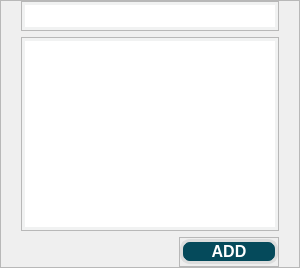
               <widget class="QFrame" name="frame_26">
                <property name="minimumSize">
                 <size>
                  <width>0</width>
                  <height>0</height>
                 </size>
                </property>
                <property name="frameShape">
                 <enum>QFrame::StyledPanel</enum>
                </property>
                <property name="frameShadow">
                 <enum>QFrame::Raised</enum>
                </property>
                <layout class="QVBoxLayout" name="verticalLayout_17">
                 <property name="leftMargin">
                  <number>20</number>
                 </property>
                 <property name="topMargin">
                  <number>0</number>
                 </property>
                 <property name="rightMargin">
                  <number>20</number>
                 </property>
                 <property name="bottomMargin">
                  <number>0</number>
                 </property>
                 <item>
                  <widget class="QFrame" name="frame_34">
                   <property name="minimumSize">
                    <size>
                     <width>100</width>
                     <height>30</height>
                    </size>
                   </property>
                   <property name="frameShape">
                    <enum>QFrame::StyledPanel</enum>
                   </property>
                   <property name="frameShadow">
                    <enum>QFrame::Raised</enum>
                   </property>
                   <layout class="QGridLayout" name="gridLayout_22">
                    <property name="leftMargin">
                     <number>0</number>
                    </property>
                    <property name="topMargin">
                     <number>0</number>
                    </property>
                    <property name="rightMargin">
                     <number>0</number>
                    </property>
                    <property name="bottomMargin">
                     <number>0</number>
                    </property>
                    <property name="spacing">
                     <number>0</number>
                    </property>
                    <item row="0" column="0">
                     <widget class="QLineEdit" name="lineEdit">
                      <property name="sizePolicy">
                       <sizepolicy hsizetype="Expanding" vsizetype="Preferred">
                        <horstretch>0</horstretch>
                        <verstretch>0</verstretch>
                       </sizepolicy>
                      </property>
                      <property name="font">
                       <font>
                        <family>Arial</family>
                        <pointsize>12</pointsize>
                       </font>
                      </property>
                      <property name="styleSheet">
                       <string notr="true">*{
border: 3px solid #F1F2F2;
background-color: rgb(255, 255, 255);
}</string>
                      </property>
                     </widget>
                    </item>
                   </layout>
                  </widget>
                 </item>
                 <item>
                  <widget class="QFrame" name="frame_33">
                   <property name="sizePolicy">
                    <sizepolicy hsizetype="Preferred" vsizetype="Expanding">
                     <horstretch>0</horstretch>
                     <verstretch>0</verstretch>
                    </sizepolicy>
                   </property>
                   <property name="frameShape">
                    <enum>QFrame::StyledPanel</enum>
                   </property>
                   <property name="frameShadow">
                    <enum>QFrame::Raised</enum>
                   </property>
                   <layout class="QGridLayout" name="gridLayout_23">
                    <property name="leftMargin">
                     <number>0</number>
                    </property>
                    <property name="topMargin">
                     <number>0</number>
                    </property>
                    <property name="rightMargin">
                     <number>0</number>
                    </property>
                    <property name="bottomMargin">
                     <number>0</number>
                    </property>
                    <property name="spacing">
                     <number>0</number>
                    </property>
                    <item row="0" column="0">
                     <widget class="QTextEdit" name="textEdit">
                      <property name="maximumSize">
                       <size>
                        <width>16777215</width>
                        <height>16777215</height>
                       </size>
                      </property>
                      <property name="font">
                       <font>
                        <family>Arial</family>
                        <pointsize>11</pointsize>
                        <weight>50</weight>
                        <bold>false</bold>
                       </font>
                      </property>
                      <property name="styleSheet">
                       <string notr="true">*{
border: 3px solid #F1F2F2;
background-color: rgb(255, 255, 255);
}</string>
                      </property>
                      <property name="frameShape">
                       <enum>QFrame::NoFrame</enum>
                      </property>
                      <property name="html">
                       <string>&lt;!DOCTYPE HTML PUBLIC &quot;-//W3C//DTD HTML 4.0//EN&quot; &quot;http://www.w3.org/TR/REC-html40/strict.dtd&quot;&gt;
&lt;html&gt;&lt;head&gt;&lt;meta name=&quot;qrichtext&quot; content=&quot;1&quot; /&gt;&lt;style type=&quot;text/css&quot;&gt;
p, li { white-space: pre-wrap; }
&lt;/style&gt;&lt;/head&gt;&lt;body style=&quot; font-family:'Arial'; font-size:11pt; font-weight:400; font-style:normal;&quot;&gt;
&lt;p style=&quot;-qt-paragraph-type:empty; margin-top:0px; margin-bottom:0px; margin-left:0px; margin-right:0px; -qt-block-indent:0; text-indent:0px;&quot;&gt;&lt;br /&gt;&lt;/p&gt;&lt;/body&gt;&lt;/html&gt;</string>
                      </property>
                     </widget>
                    </item>
                   </layout>
                  </widget>
                 </item>
                 <item alignment="Qt::AlignRight|Qt::AlignBottom">
                  <widget class="QFrame" name="frame_32">
                   <property name="sizePolicy">
                    <sizepolicy hsizetype="Preferred" vsizetype="Expanding">
                     <horstretch>0</horstretch>
                     <verstretch>0</verstretch>
                    </sizepolicy>
                   </property>
                   <property name="minimumSize">
                    <size>
                     <width>100</width>
                     <height>30</height>
                    </size>
                   </property>
                   <property name="frameShape">
                    <enum>QFrame::StyledPanel</enum>
                   </property>
                   <property name="frameShadow">
                    <enum>QFrame::Raised</enum>
                   </property>
                   <layout class="QGridLayout" name="gridLayout_24">
                    <property name="leftMargin">
                     <number>0</number>
                    </property>
                    <property name="topMargin">
                     <number>0</number>
                    </property>
                    <property name="rightMargin">
                     <number>0</number>
                    </property>
                    <property name="bottomMargin">
                     <number>0</number>
                    </property>
                    <property name="spacing">
                     <number>0</number>
                    </property>
                    <item row="0" column="0">
                     <widget class="QPushButton" name="pushButton_8">
                      <property name="font">
                       <font>
                        <family>Arial</family>
                        <pointsize>12</pointsize>
                        <weight>75</weight>
                        <bold>true</bold>
                       </font>
                      </property>
                      <property name="styleSheet">
                       <string notr="true">QPushButton {
            border: none; 
            border-radius: 10px; 
			background-color: rgb(5, 74, 91);
			color: rgb(255, 255, 255);
			border: 3px solid rgb(220, 221, 221);
        }
        QPushButton:pressed {
            background-color: white;
        }
</string>
                      </property>
                      <property name="text">
                       <string>ADD</string>
                      </property>
                      <property name="flat">
                       <bool>true</bool>
                      </property>
                     </widget>
                    </item>
                   </layout>
                  </widget>
                 </item>
                </layout>
               </widget>
